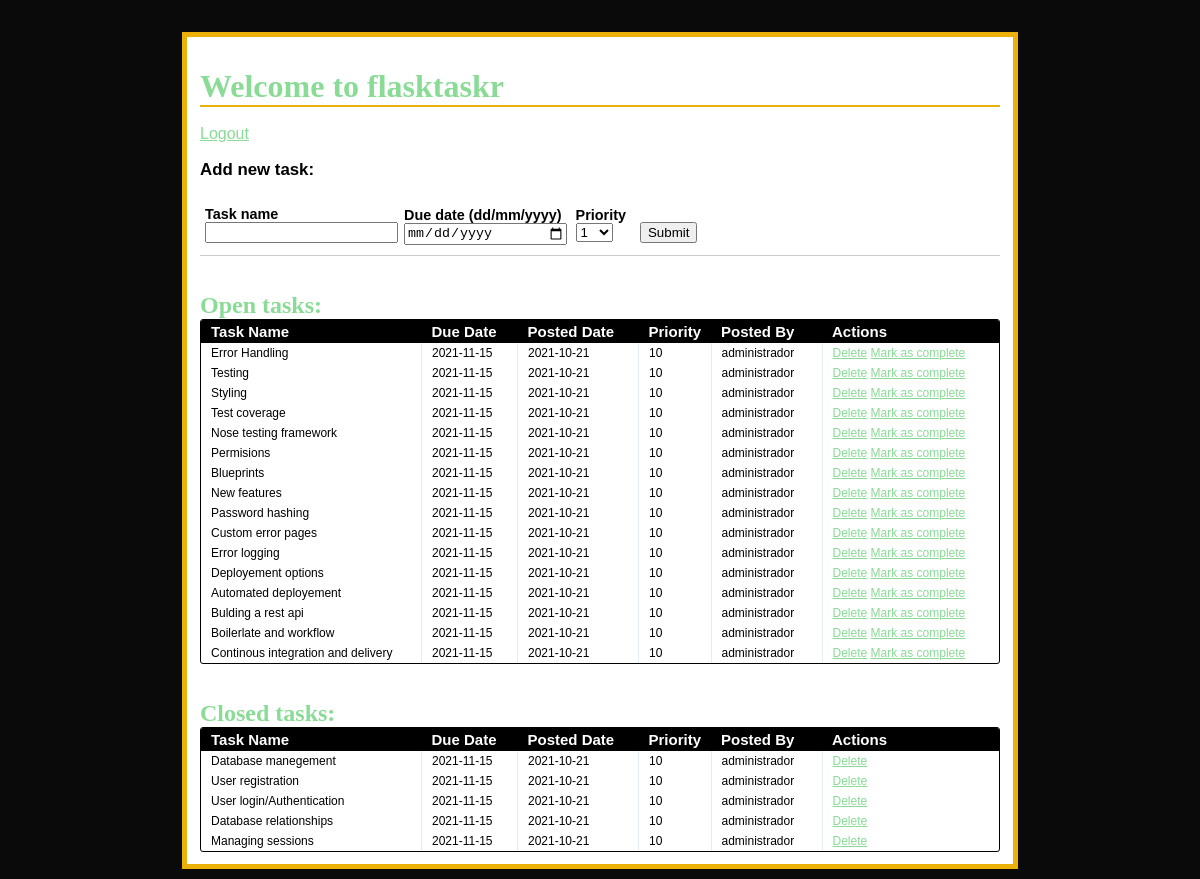
/tasks/ (signed in), run on the app's committed database.
### models.py (models this page shows, shortened)
class Task(db.Model):
    __tablename__ = "tasks"
    task_id = db.Column(db.Integer, primary_key=True)
    name = db.Column(db.String(80), nullable=False)
    due_date = db.Column(db.Date, nullable=False)
    priority = db.Column(db.Integer, nullable=False)
    posted_date = db.Column(db.Date, default=dt.utcnow())
    status = db.Column(db.Integer)
    user_id = db.Column(db.Integer, db.ForeignKey("users.id"))

class User(db.Model):
    __tablename__ = "users"
    id = db.Column(db.Integer, primary_key=True)
    name = db.Column(db.String, unique=True, nullable=False)
    email = db.Column(db.String, unique=True, nullable=False)
    password = db.Column(db.String, nullable=False)
    tasks = db.relationship("Task", backref="poster")

### views.py (the view)
@app.route("/tasks/")
@login_required
def tasks():
    open_tasks = (
        db.session.query(Task).filter_by(status="1").order_by(
            Task.due_date.asc())
    )
    closed_tasks = (
        db.session.query(Task).filter_by(status="0").order_by(
            Task.due_date.asc())
    )
    return render_template(
        "tasks.html",
        form=AddTaskForm(request.form),
        open_tasks=open_tasks,
        closed_tasks=closed_tasks,
    )

### forms.py
class AddTaskForm(FlaskForm):
    task_id = IntegerField()
    name = StringField("Task name", validators=[InputRequired()])
    due_date = DateField(
        "Due date (dd/mm/yyyy)",
        validators=[InputRequired()], format="%d/%m/%Y"
    )
    priority = SelectField(
        "Priority",
        validators=[InputRequired()],
        choices=[
            ("1", "1"),
            ("2", "2"),
            ("3", "3"),
            ("4", "4"),
            ("5", "5"),
            ("6", "6"),
            ("7", "7"),
            ("8", "8"),
            ("9", "9"),
            ("10", "10"),
        ],
    )
    status = IntegerField("Status")

### views.py (called while the page is built)
def login_required(test):
    @wraps(test)
    def wrap(*args, **kwargs):
        if "logged_in" in session:
            return test(*args, **kwargs)
        else:
            flash("You must to log in first!")
            return redirect(url_for("login"))
    return wrap

### templates/tasks.html (shortened to what this page needs)
{% extends "_base.html" %}
{% block content %}
<h1>Welcome to flasktaskr</h1>
<br>
<a href="{{ url_for('logout') }}">Logout</a>
<div class="add-task">
    <h3>Add new task:</h3>
    <form action="{{ url_for('new_task')}}" method="post" class="inline-form">
        <div class="input-group">
            {{ form.name.label}}
            {{ form.name}}
        </div>
        <div class="input-group">
            {{ form.due_date.label }}
            {{ form.due_date }}
        </div>
        <div class="input-group">
            {{ form.priority.label }}
            {{ form.priority }}
        </div>
        <div class="input-group">
            <button type="submit">Submit</button>
        </div>
    </form>
</div>
<div class="entries">
    <br>
    <br>
    <h2>Open tasks:</h2>
    <div class="datagrid">
        <table>
            <thead>
                <tr>
                    <th width="200px"><strong>Task Name</strong></th>
                    <th width="75px"><strong>Due Date</strong></th>
                    <th width="100px"><strong>Posted Date</strong></th>
                    <th width="50px"><strong>Priority</strong></th>
                    <th width="90px"><strong>Posted By</strong></th>
                    <th><strong>Actions</strong></th>
                </tr>
            </thead>
            {% for task in open_tasks %}
            <tr>
                <td width="200px">{{ task.name }}</td>
                <td width="75px">{{ task.due_date }}</td>
                <td width="100px">{{ task.posted_date }}</td>
                <td width="50px">{{ task.priority }}</td>
                <td width="90px">{{ task.poster.name }}</td>
                <td>
                    <a href="{{ url_for('delete_entry', task_id = task.task_id) }}">Delete</a>
                    <a href="{{ url_for('complete', task_id = task.task_id) }}">Mark as complete</a>
                </td>
            </tr>
            {% endfor %}
        </table>
    </div>
</div>
<div class="entries">
    <br>
    <br>
    <h2>Closed tasks:</h2>
    <div class="datagrid">
        <table>
            <thead>
                <tr>
                    <th width="200px"><strong>Task Name</strong></th>
                    <th width="75px"><strong>Due Date</strong></th>
                    <th width="100px"><strong>Posted Date</strong></th>
                    <th width="50px"><strong>Priority</strong></th>
                    <th width="90px"><strong>Posted By</strong></th>
                    <th><strong>Actions</strong></th>
                </tr>
            </thead>
            {% for task in closed_tasks %}
            <tr>
                <td width="200px">{{ task.name }}</td>
                <td width="75px">{{ task.due_date }}</td>
                <td width="100px">{{ task.posted_date }}</td>
                <td width="50px">{{ task.priority }}</td>
                <td width="90px">{{ task.poster.name }}</td>
                <td>
                    <a href="{{ url_for('delete_entry', task_id = task.task_id) }}">Delete</a>
                </td>
            </tr>
            {% endfor %}
        </table>
    </div>
</div>
{% endblock %}

### templates/_base.html (shortened to what this page needs)
<!DOCTYPE html>
<html>
    <head>
        <link rel="stylesheet" type="text/css" href="{{ url_for('static', filename='css/main.css')}}">
    </head>
    <body>
        <div class="page">
            <br>
            {% block content %}
            {% endblock %}
        </div>
    </body>
</html>

### static/css/main.css (style rules this page uses)
body { font-family: sans-serif; background: rgb(10, 10, 10); }
a, h1, h2 { color: #89db96; }
h1, h2 { font-family: 'Georgia', serif; margin: 0; }
h1 { border-bottom: 2px solid rgb(236, 176, 10); }
h2 { font-size: 1.5em; }
label { display: block; font-weight: bold; }
.page { margin: 2em auto; width: 50em; border: 5px solid rgb(236, 176, 10); padding: 0.8em; background: white; }
.entries { list-style: none; margin: 0; padding: 0; }
.add-task { font-size: 0.9em; border-bottom: 1px solid #ccc; }
.input-group { margin-bottom: 15px; }
.datagrid table { border-collapse: collapse; text-align: left; width: 100%; }
.datagrid { background: #fff; overflow: hidden; border: 1px solid #000000; border-radius: 3px; }
.datagrid table td, .datagrid table th { padding: 3px 10px; }
.datagrid table thead th { background-color:#000000; color:#FFFFFF; font-size: 15px; font-weight: bold; }
.datagrid table thead th:first-child { border: none; }
.datagrid table tbody td { color: #000000; border-left: 1px solid #E1EEF4; font-size: 12px; font-weight: normal; }
.datagrid table tbody td:first-child { border-left: none; }
.datagrid table tbody tr:last-child td { border-bottom: none; }
.inline-form .input-group { display: inline-block; margin: 10px 5px; }
.input-group input { width: 100%; }

### data on the page
Task: name "Error Handling", due_date "2021-11-15", posted_date "2021-10-21", priority "10", poster.name "administrador"
Task: name "Testing", due_date "2021-11-15", posted_date "2021-10-21", priority "10", poster.name "administrador"
Task: name "Styling", due_date "2021-11-15", posted_date "2021-10-21", priority "10", poster.name "administrador"
Task: name "Test coverage", due_date "2021-11-15", posted_date "2021-10-21", priority "10", poster.name "administrador"
Task: name "Nose testing framework", due_date "2021-11-15", posted_date "2021-10-21", priority "10", poster.name "administrador"
Task: name "Permisions", due_date "2021-11-15", posted_date "2021-10-21", priority "10", poster.name "administrador"
Task: name "Blueprints", due_date "2021-11-15", posted_date "2021-10-21", priority "10", poster.name "administrador"
Task: name "New features", due_date "2021-11-15", posted_date "2021-10-21", priority "10", poster.name "administrador"
Task: name "Password hashing", due_date "2021-11-15", posted_date "2021-10-21", priority "10", poster.name "administrador"
Task: name "Custom error pages", due_date "2021-11-15", posted_date "2021-10-21", priority "10", poster.name "administrador"
Task: name "Error logging", due_date "2021-11-15", posted_date "2021-10-21", priority "10", poster.name "administrador"
Task: name "Deployement options", due_date "2021-11-15", posted_date "2021-10-21", priority "10", poster.name "administrador"
Task: name "Automated deployement", due_date "2021-11-15", posted_date "2021-10-21", priority "10", poster.name "administrador"
Task: name "Bulding a rest api", due_date "2021-11-15", posted_date "2021-10-21", priority "10", poster.name "administrador"
Task: name "Boilerlate and workflow", due_date "2021-11-15", posted_date "2021-10-21", priority "10", poster.name "administrador"
Task: name "Continous integration and delivery", due_date "2021-11-15", posted_date "2021-10-21", priority "10", poster.name "administrador"
Task: name "Database manegement", due_date "2021-11-15", posted_date "2021-10-21", priority "10", poster.name "administrador"
Task: name "User registration", due_date "2021-11-15", posted_date "2021-10-21", priority "10", poster.name "administrador"
Task: name "User login/Authentication", due_date "2021-11-15", posted_date "2021-10-21", priority "10", poster.name "administrador"
Task: name "Database relationships", due_date "2021-11-15", posted_date "2021-10-21", priority "10", poster.name "administrador"
Task: name "Managing sessions", due_date "2021-11-15", posted_date "2021-10-21", priority "10", poster.name "administrador"
